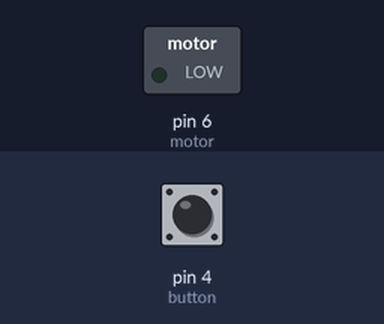
Bench run of a sketch on a simulated Arduino Uno, built with avr-gcc and run on an emulated ATmega328P. Shown: switched loads named in the sketch (green lamp = pin HIGH). The inputs (shaded band) are chosen by the test bench; at power-on: pin 4 (button) HIGH.

Above: at 1.2 s.
1.3 s: pin 4 (button) pulled LOW for 0.15 s
At 1.37 s:
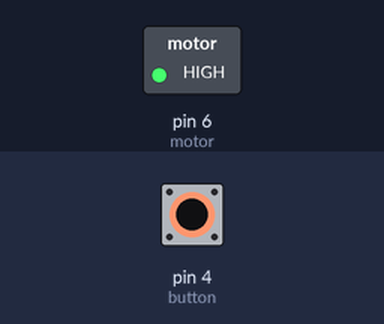
2.9 s: pin 4 (button) pulled LOW for 3.2 s
At 7.4 s:
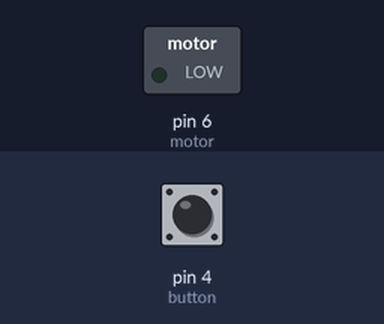
Timing chart, 0 to 8.9 s (numbered marks = the images above; inputs shaded):
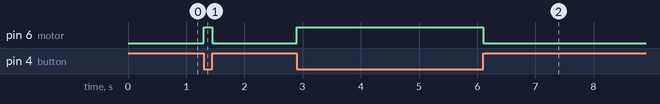

Measured:
- after the input at 1.3 s, pin 6 (motor): LOW → HIGH at once, → LOW 0.15 s later
- after the input at 2.9 s, pin 6 (motor): LOW → HIGH at once, → LOW 3.2 s later

The sketch:

push_button_motor_control.ino
```cpp
int button = 4;
int motor = 6;
int currentState;
void setup()
{
  pinMode(motor,OUTPUT);
  pinMode(button,INPUT);
}

void loop()
{
  currentState = digitalRead(button);

  if(currentState == LOW){
    digitalWrite(motor, HIGH);
  }
  else if(currentState == HIGH){
    digitalWrite(motor, LOW);
  }
  delay(50);
}
```
